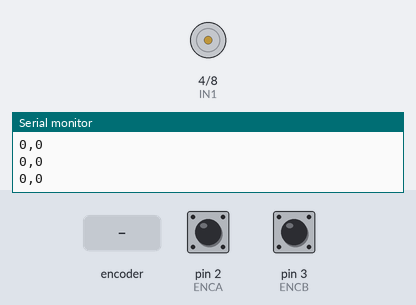
This sketch was run on a simulated Arduino Uno, built with avr-gcc and run on an emulated ATmega328P. Parts: motor-driver pin pairs drawn as motors (green arrow = first pin HIGH = forward, orange = second pin HIGH = backward, longer = more drive, scaled by the enable pin), the last lines printed to the serial monitor. The inputs (shaded band) are chosen by the test bench; at power-on: pin 2 (ENCA) HIGH, pin 3 (ENCB) HIGH.

Above: at 1.2 s.
1.3 s: rotary encoder on pin 2 (ENCA) / pin 3 (ENCB) turned 3 steps (first pin leading)
At 1.48 s:
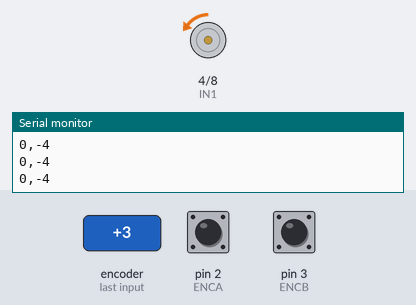
3.4 s: rotary encoder on pin 2 (ENCA) / pin 3 (ENCB) turned 2 steps (second pin leading)
At 3.58 s:
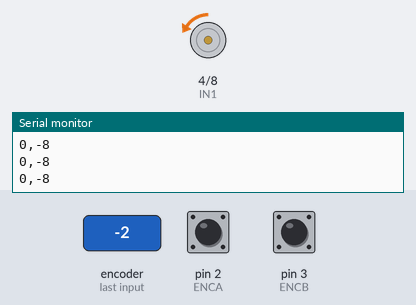
Timing chart, 0 to 6.4 s (numbered marks = the images above; inputs shaded):
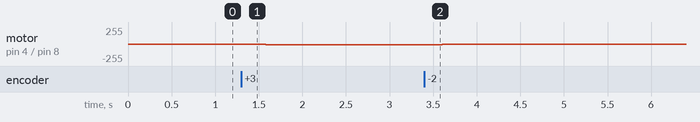

Measured:
- after the input at 1.3 s, motor on pin 4 (IN1) / pin 8 (IN2): moves from stopped to backward 12/255 over 0.48 s, starting at once
- after the input at 3.4 s, motor on pin 4 (IN1) / pin 8 (IN2): backward 12/255 → backward 8/255 at once, → backward 4/255 0.19 s later

The sketch:

c01_youtube_pid_position.ino
```cpp
// This alternate version of the code does not require
// atomic.h. Instead, interrupts() and noInterrupts()
// are used. Please use this code if your
// platform does not support ATOMIC_BLOCK.

// CONCLUSION
// B01 (DOUBLE - RASING (1 TIME )) -- 330 COUNT = 360 DEGREE
// B02 (DOUBLE - RASING / FAILING (2 TIME )) -- 660 COUNT = 360 DEGREE
// B03 /B05  (DOUBLE - CHANGE (4 TIME )) -- 1320 COUNT = 360 DEGREE

#include <SPI.h>
#include <SD.h>
#include <TimerOne.h>

#define ENCA 2 // GREEN
#define ENCB 3 // YELLOW
#define PWM 5
#define IN2 8 // BLACK
#define IN1 4 // WHITE

volatile int posi = 0; // specify posi as volatile: https://www.arduino.cc/reference/en/language/variables/variable-scope-qualifiers/volatile/
long prevT = 0;
float eprev = 0;
float eintegral = 0;
int prevPos = 0;

float printSec = 0.01;
// int secTimes = 10; // if 0.5 printSec = 2, 0.1 printSec = 10
int target = 0;

String valInString = "";
char inChar;

void setup() {
  Serial.begin(9600);
  pinMode(ENCA,INPUT);
  pinMode(ENCB,INPUT);

	// unsigned long int timeInterval = (printSec * 1000000);
  // Timer1.initialize(timeInterval); // 0.5 microseconds = 0.5 second
  // Timer1.attachInterrupt(serialPrint);

  attachInterrupt(digitalPinToInterrupt(ENCA),readEncoderA, CHANGE);
  attachInterrupt(digitalPinToInterrupt(ENCB),readEncoderB, CHANGE);

  pinMode(PWM,OUTPUT);
  pinMode(IN1,OUTPUT);
  pinMode(IN2,OUTPUT);

  // Serial.println("target pos");

  while (!Serial) {
    // wait for serial port to connect
  }
}

void loop() {
	while (Serial.available() > 0) {
			int inputChar = Serial.read();
			if(isDigit(inputChar)){
					valInString += (char)inputChar;
					// Serial.println(valInString);

			}else if(isAlpha(inputChar)) {
					valInString = "";
					inChar = (char)inputChar;

			}else if ((char)inputChar == '\r') {
					// Serial.println(valInString);
					if(valInString != ""){
							// Serial.println(valInString.toInt());
							target = (valInString.toInt());
							valInString = "";
					}else{
							Serial.println(inChar);

							if(inChar == 'R' || inChar == 'r'){
									target = 0;
							}

							if(inChar == 'O' || inChar == 'o'){
									target = 0;
									posi = 0;
							}
					}
			}
	}

    // set target position
    // target = 1200;
    // int target = 250*sin(prevT/1e6);

    // PID constants
    float kp = 1;
    float kd = 0.16;
    float ki = 0.0;

    // time difference
    long currT = micros();
    float deltaT = ((float) (currT - prevT))/( 1.0e6 );
    prevT = currT;

    // Read the position
    int pos = 0;
    noInterrupts(); // disable interrupts temporarily while reading
    pos = posi;
    interrupts(); // turn interrupts back on

    // error
    int e = pos - target;

    // derivative
    float dedt = (e-eprev)/(deltaT);

    // integral
    eintegral = eintegral + e*deltaT;

    // control signal
    float u = kp*e + kd*dedt + ki*eintegral;

    // motor power
    float pwr = fabs(u);
    if( pwr > 255 ){
        pwr = 255;
    }

    // motor direction
    int dir = 1;
    if(u<0){
        dir = -1;
    }

    // signal the motor
    setMotor(dir,pwr,PWM,IN1,IN2);

    // store previous error
    eprev = e;

		Serial.print(target);
		Serial.print(",");
		Serial.print(posi);
		Serial.println();
}

void serialPrint(){
	// Serial.print(" - ");
	// Serial.print(target);
	// Serial.print(",");
	// Serial.print(posi);
	// Serial.println();
}


void setMotor(int dir, int pwmVal, int pwm, int in1, int in2){
  analogWrite(pwm,pwmVal);
  if(dir == 1){
    digitalWrite(in1,HIGH);
    digitalWrite(in2,LOW);
  }
  else if(dir == -1){
    digitalWrite(in1,LOW);
    digitalWrite(in2,HIGH);
  }
  else{
    digitalWrite(in1,LOW);
    digitalWrite(in2,LOW);
  }
}

void readEncoderA(){
	int a = digitalRead(ENCA);
  int b = digitalRead(ENCB);

  if(a == 0){
    if(b == 0){
			posi++;
		}else{
			posi--;
		}
  }
  else{
    if(b == 0){
			posi--;
		}else{
			posi++;
		}
  }
}

void readEncoderB(){
  int a = digitalRead(ENCA);
	int b = digitalRead(ENCB);

  if(b == 0){
    if(a == 0){
			posi--;
		}else{
			posi++;
		}
  }
  else{
    if(a == 0){
			posi++;
		}else{
			posi--;
		}
  }
}
```
